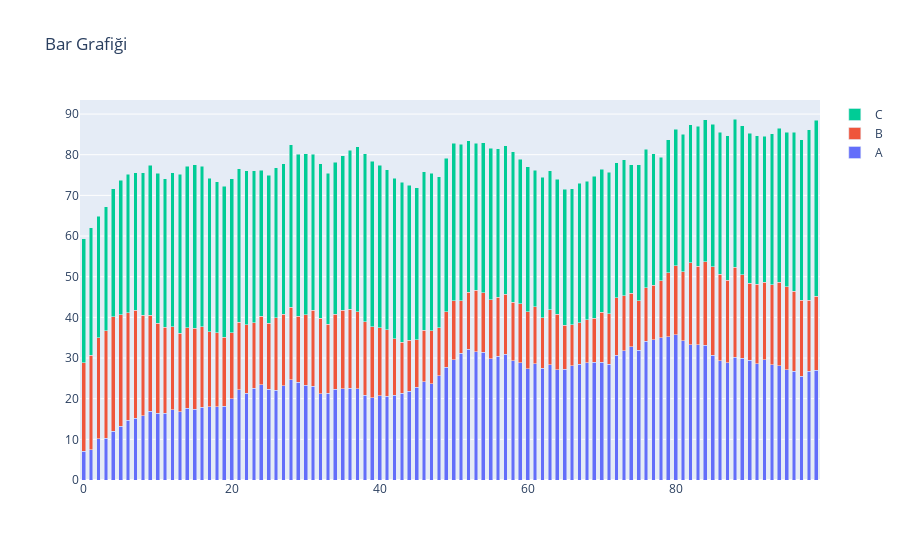

This figure's notebook cell:
### Markdown cell above
##Stacked Bar Chart

### Code cell
# Bar Grafiği
fig = go.Figure(data=[go.Bar(y=df[col], name=col) for col in df.columns],
                layout=go.Layout(title='Bar Grafiği', barmode='stack', bargap=0.5))
fig.show()
